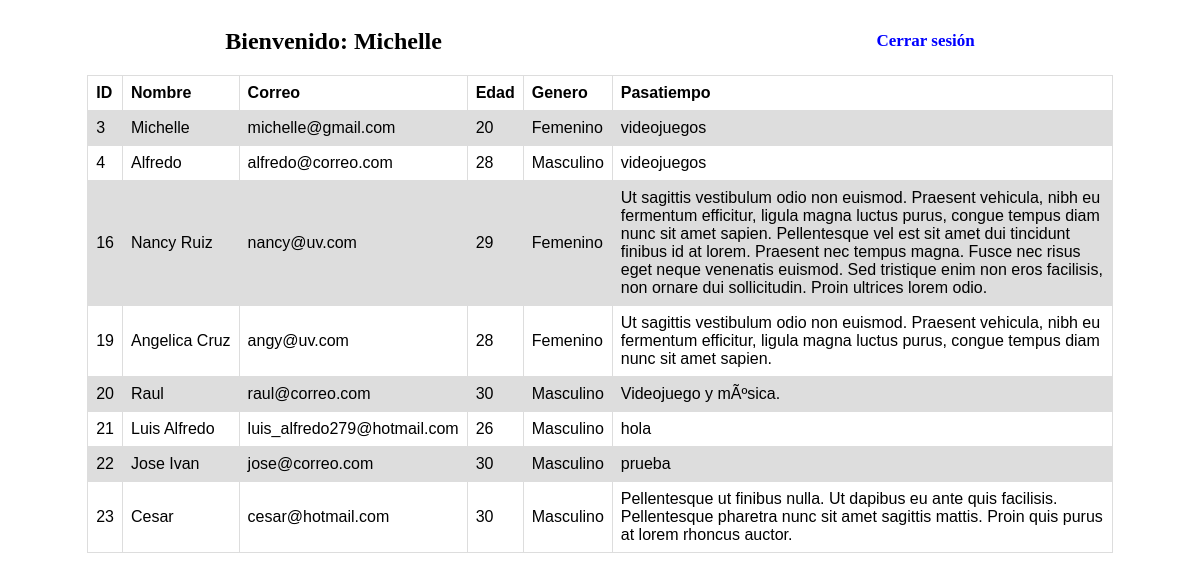
The app's page /admin.php (signed in) with its own data.
### tables this page shows
CREATE TABLE `usuarios` (
  `id` int(11) NOT NULL,
  `nombre` varchar(200) NOT NULL,
  `email` varchar(200) NOT NULL,
  `edad` int(11) NOT NULL,
  `genero` varchar(20) NOT NULL,
  `pasatiempo` text NOT NULL,
  `password` varchar(100) NOT NULL
);

### admin.php (the view, shortened to what this page needs)
<?php
    require_once 'conexion.php';
    require_once 'includes/header.php';
?>
    <?php
        $sql = "SELECT * FROM usuarios";
        $resultado = $conn->query($sql);
    ?>
    <div class="usuario-content">
        <h2 class="" style="text-align: center;">Bienvenido: <?= $_SESSION['nombre'];?></h2>
        <a href="includes/funciones/cerrar_sesion.php">Cerrar sesión</a>
    </div>
    <table style="display: flex; justify-content:center">
        <tr>
            <th>ID</th>
            <th>Nombre</th>
            <th>Correo</th>
            <th>Edad</th>
            <th>Genero</th>
            <th style="width: 500px;">Pasatiempo</th>
        </tr>
        <?php while($user = $resultado->fetch_assoc()): ?>
            <tr>
                <td><?= $user['id']; ?></td>
                <td><?= $user['nombre']; ?></td>
                <td><?= $user['email']; ?></td>
                <td><?= $user['edad']; ?></td>
                <td><?= $user['genero']; ?></td>
                <td><?= $user['pasatiempo']; ?></td>
            </tr>
        <?php endwhile; ?>
    </table>
<?php
    require_once 'includes/footer.php';
?>

### includes/header.php (shortened to what this page needs)
<!DOCTYPE html>
<html lang="en">
<head>
    <link rel="stylesheet" href="css/styles.css">
</head>

### includes/footer.php (shortened to what this page needs)
</body>
</html>

### css/styles.css (style rules this page uses)
html { font-size: 62.5%; box-sizing: border-box; }
*, *:before, *:after { box-sizing: inherit; }
table { font-family: arial, sans-serif; border-collapse: collapse; width: 100%; }
td, th { border: 1px solid #dddddd; text-align: left; padding: 8px; }
tr:nth-child(even) { background-color: #dddddd; }
.usuario-content { display: flex; justify-content: space-around; align-items: center; }
.usuario-content a { text-decoration: none; color: blue; font-weight: bold; font-size: 17px; }

### records on screen
usuarios: id "3", nombre "Michelle", email "michelle@gmail.com", edad "20", genero "Femenino", pasatiempo "videojuegos"
usuarios: id "4", nombre "Alfredo", email "alfredo@correo.com", edad "28", genero "Masculino", pasatiempo "videojuegos"
usuarios: id "16", nombre "Nancy Ruiz", email "nancy@uv.com", edad "29", genero "Femenino", pasatiempo "Ut sagittis vestibulum odio non euismod. Praesent vehicula, nibh eu fermentum efficitur, ligula magna luctus purus, congue tempus diam nunc sit amet sapien. Pellentesque vel est sit amet dui tincidunt finibus id at lorem. Praesent nec tempus magna. Fusce nec risus eget neque venenatis euismod. Sed tristique enim non eros facilisis, non ornare dui sollicitudin. Proin ultrices lorem odio."
usuarios: id "19", nombre "Angelica Cruz", email "angy@uv.com", edad "28", genero "Femenino", pasatiempo "Ut sagittis vestibulum odio non euismod. Praesent vehicula, nibh eu fermentum efficitur, ligula magna luctus purus, congue tempus diam nunc sit amet sapien."
usuarios: id "20", nombre "Raul", email "raul@correo.com", edad "30", genero "Masculino", pasatiempo "Videojuego y mÃºsica."
usuarios: id "21", nombre "Luis Alfredo", email "luis_alfredo279@hotmail.com", edad "26", genero "Masculino", pasatiempo "hola"
usuarios: id "22", nombre "Jose Ivan", email "jose@correo.com", edad "30", genero "Masculino", pasatiempo "prueba"
usuarios: id "23", nombre "Cesar", email "cesar@hotmail.com", edad "30", genero "Masculino", pasatiempo "Pellentesque ut finibus nulla. Ut dapibus eu ante quis facilisis. Pellentesque pharetra nunc sit amet sagittis mattis. Proin quis purus at lorem rhoncus auctor."

### other values on screen
$_SESSION['nombre'] "Michelle"
